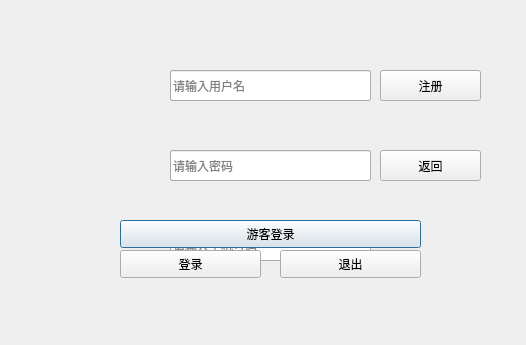
<?xml version="1.0" encoding="UTF-8"?>
<ui version="4.0">
 <class>Login</class>
 <widget class="QDialog" name="Login">
  <property name="geometry">
   <rect>
    <x>0</x>
    <y>0</y>
    <width>526</width>
    <height>345</height>
   </rect>
  </property>
  <property name="windowTitle">
   <string>Dialog</string>
  </property>
  <property name="styleSheet">
   <string notr="true">background-image: url(:/pic_login/background.png);</string>
  </property>
  <widget class="QLineEdit" name="usrLineEdit_2">
   <property name="geometry">
    <rect>
     <x>170</x>
     <y>70</y>
     <width>201</width>
     <height>31</height>
    </rect>
   </property>
   <property name="styleSheet">
    <string notr="true">background-image: url(:/new/prefix1/sll.png);</string>
   </property>
   <property name="placeholderText">
    <string>请输入用户名</string>
   </property>
  </widget>
  <widget class="QLineEdit" name="pwdLineEdit_2">
   <property name="geometry">
    <rect>
     <x>170</x>
     <y>150</y>
     <width>201</width>
     <height>31</height>
    </rect>
   </property>
   <property name="contextMenuPolicy">
    <enum>Qt::DefaultContextMenu</enum>
   </property>
   <property name="styleSheet">
    <string notr="true">background-image: url(:/new/prefix1/sll.png);</string>
   </property>
   <property name="echoMode">
    <enum>QLineEdit::Password</enum>
   </property>
   <property name="placeholderText">
    <string>请输入密码</string>
   </property>
  </widget>
  <widget class="QLineEdit" name="telLineEdit_3">
   <property name="geometry">
    <rect>
     <x>170</x>
     <y>230</y>
     <width>201</width>
     <height>31</height>
    </rect>
   </property>
   <property name="contextMenuPolicy">
    <enum>Qt::DefaultContextMenu</enum>
   </property>
   <property name="styleSheet">
    <string notr="true">background-image: url(:/new/prefix1/sll.png);</string>
   </property>
   <property name="echoMode">
    <enum>QLineEdit::Normal</enum>
   </property>
   <property name="placeholderText">
    <string>请输入手机号码</string>
   </property>
  </widget>
  <widget class="QPushButton" name="loginBtn_2">
   <property name="geometry">
    <rect>
     <x>120</x>
     <y>220</y>
     <width>301</width>
     <height>28</height>
    </rect>
   </property>
   <property name="text">
    <string>游客登录</string>
   </property>
  </widget>
  <widget class="QLineEdit" name="usrLineEdit">
   <property name="geometry">
    <rect>
     <x>170</x>
     <y>70</y>
     <width>201</width>
     <height>31</height>
    </rect>
   </property>
   <property name="styleSheet">
    <string notr="true">background-image: url(:/new/prefix1/sll.png);</string>
   </property>
   <property name="placeholderText">
    <string>请输入用户名</string>
   </property>
  </widget>
  <widget class="QPushButton" name="backBtn">
   <property name="geometry">
    <rect>
     <x>380</x>
     <y>150</y>
     <width>101</width>
     <height>31</height>
    </rect>
   </property>
   <property name="text">
    <string>返回</string>
   </property>
  </widget>
  <widget class="QPushButton" name="exitBtn">
   <property name="geometry">
    <rect>
     <x>280</x>
     <y>250</y>
     <width>141</width>
     <height>28</height>
    </rect>
   </property>
   <property name="text">
    <string>退出</string>
   </property>
  </widget>
  <widget class="QLineEdit" name="pwdLineEdit">
   <property name="geometry">
    <rect>
     <x>170</x>
     <y>150</y>
     <width>201</width>
     <height>31</height>
    </rect>
   </property>
   <property name="contextMenuPolicy">
    <enum>Qt::DefaultContextMenu</enum>
   </property>
   <property name="styleSheet">
    <string notr="true">background-image: url(:/new/prefix1/sll.png);</string>
   </property>
   <property name="echoMode">
    <enum>QLineEdit::Password</enum>
   </property>
   <property name="placeholderText">
    <string>请输入密码</string>
   </property>
  </widget>
  <widget class="QPushButton" name="pushButton_register">
   <property name="geometry">
    <rect>
     <x>380</x>
     <y>70</y>
     <width>61</width>
     <height>31</height>
    </rect>
   </property>
   <property name="text">
    <string>注册</string>
   </property>
  </widget>
  <widget class="QLabel" name="label_2">
   <property name="geometry">
    <rect>
     <x>90</x>
     <y>140</y>
     <width>51</width>
     <height>51</height>
    </rect>
   </property>
   <property name="styleSheet">
    <string notr="true">image: url(:/pic_login/password_2.png);</string>
   </property>
   <property name="text">
    <string/>
   </property>
  </widget>
  <widget class="QPushButton" name="loginBtn">
   <property name="geometry">
    <rect>
     <x>120</x>
     <y>250</y>
     <width>141</width>
     <height>28</height>
    </rect>
   </property>
   <property name="text">
    <string>登录</string>
   </property>
  </widget>
  <widget class="QLabel" name="label">
   <property name="geometry">
    <rect>
     <x>90</x>
     <y>60</y>
     <width>51</width>
     <height>51</height>
    </rect>
   </property>
   <property name="styleSheet">
    <string notr="true">image: url(:/pic_login/user_2.png);</string>
   </property>
   <property name="text">
    <string/>
   </property>
  </widget>
  <widget class="QPushButton" name="registerBtn">
   <property name="geometry">
    <rect>
     <x>380</x>
     <y>70</y>
     <width>101</width>
     <height>31</height>
    </rect>
   </property>
   <property name="text">
    <string>注册</string>
   </property>
  </widget>
  <widget class="QLabel" name="label_3">
   <property name="geometry">
    <rect>
     <x>90</x>
     <y>220</y>
     <width>51</width>
     <height>51</height>
    </rect>
   </property>
   <property name="styleSheet">
    <string notr="true">image: url(:/pic_login/phone_pic.png);</string>
   </property>
   <property name="text">
    <string/>
   </property>
  </widget>
 </widget>
 <resources/>
 <connections/>
</ui>
